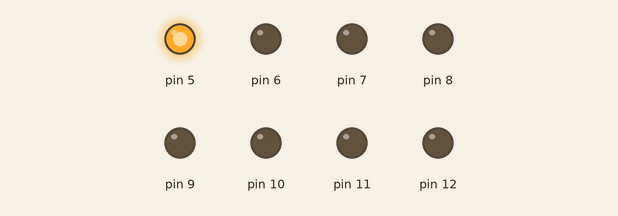
Recording of a sketch running on a simulated Arduino Uno, built with avr-gcc and run on an emulated ATmega328P. Parts: output pins drawn as LEDs (lit = HIGH).

Above: at 0.5 s.
At 14.5 s:
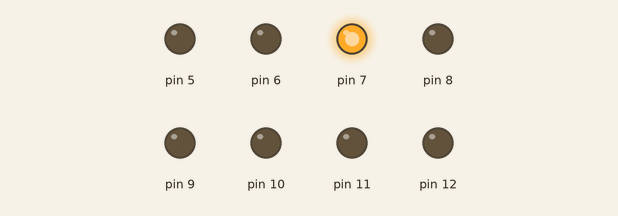
At 20.5 s:
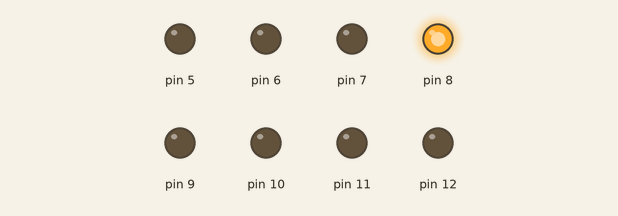
At 27.5 s:
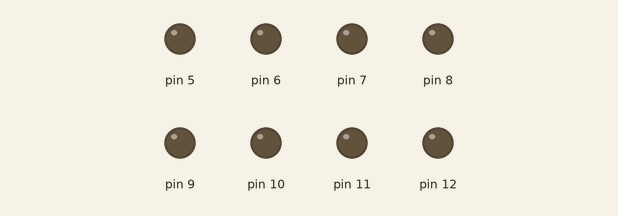
At 40.5 s:
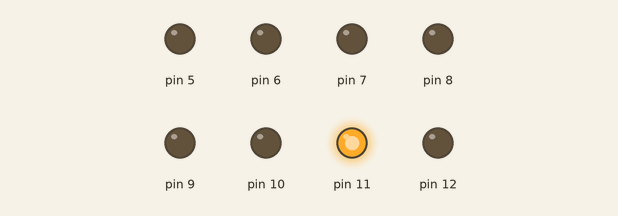
At 54.5 s:
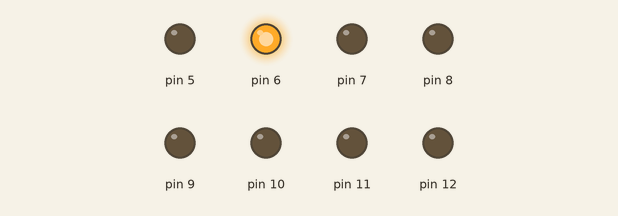
Timing chart, 0 to 55.2 s (numbered marks = the images above):
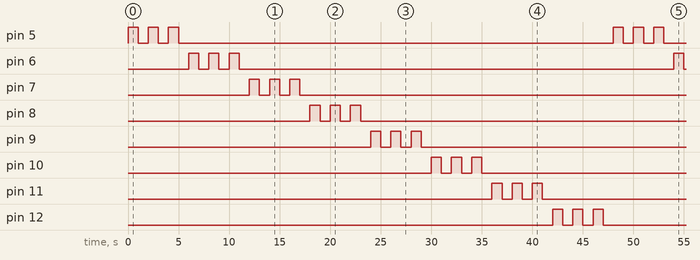

The sketch:

Sequencia_5.ino
```cpp
/**********************************************************************************
**                                                                               **
**                              Array de 8 LEDs                                  **
**                                                                               **
**                                                                               **
**********************************************************************************/

//********** Includes *************************************************************

//********** Variables ************************************************************
 int pin;          // donar nom al pin 5 de l’Arduino
 int wait = 1000;         // assignem valor a l'espera
//********** Setup ****************************************************************
void setup()
{
 for (pin=5; pin<=12 ; pin++)
 {
  pinMode (pin,OUTPUT);
 }
}

//********** Loop *****************************************************************
void loop()
{
  for (pin = 5; pin <=12; pin ++)              //
  {
    digitalWrite(pin, HIGH);     // posar a 5V el pin CORRESPONENT
    delay(wait);                  // esperem el temps convingut
    digitalWrite(pin, LOW);      // posar a 0V el mateix pin
    delay(wait);                  // esperem el temps convingut
    digitalWrite(pin, HIGH);     // posar a 5V el pin CORRESPONENT
    delay(wait);                  // esperem el temps convingut
    digitalWrite(pin, LOW);       // posar a 0V el mateix pin
    delay(wait);                   // esperem el temps convingut
    digitalWrite(pin, HIGH);       // posar a 5V el pin CORRESPONENT
    delay(wait);                  // esperem el temps convingut
    digitalWrite(pin, LOW);      // posar a 0V el mateix pin
    delay(wait);                  // esperem el temps convingut
  }
}

//********** Funcions *************************************************************
```

Measured:
- by itself, pin 5–10: repeats every 48.0 s: 2 × (LOW 1.0 s, HIGH 1.0 s), LOW 43.0 s, HIGH 1.0 s
- by itself, pin 11: LOW → HIGH at 36.0 s, → LOW 1.0 s later, → HIGH 1.0 s later, → LOW 1.0 s later, … (12 changes in this stretch)
- by itself, pin 12: LOW → HIGH at 42.0 s, → LOW 1.0 s later, → HIGH 1.0 s later, → LOW 1.0 s later, … (12 changes in this stretch)
